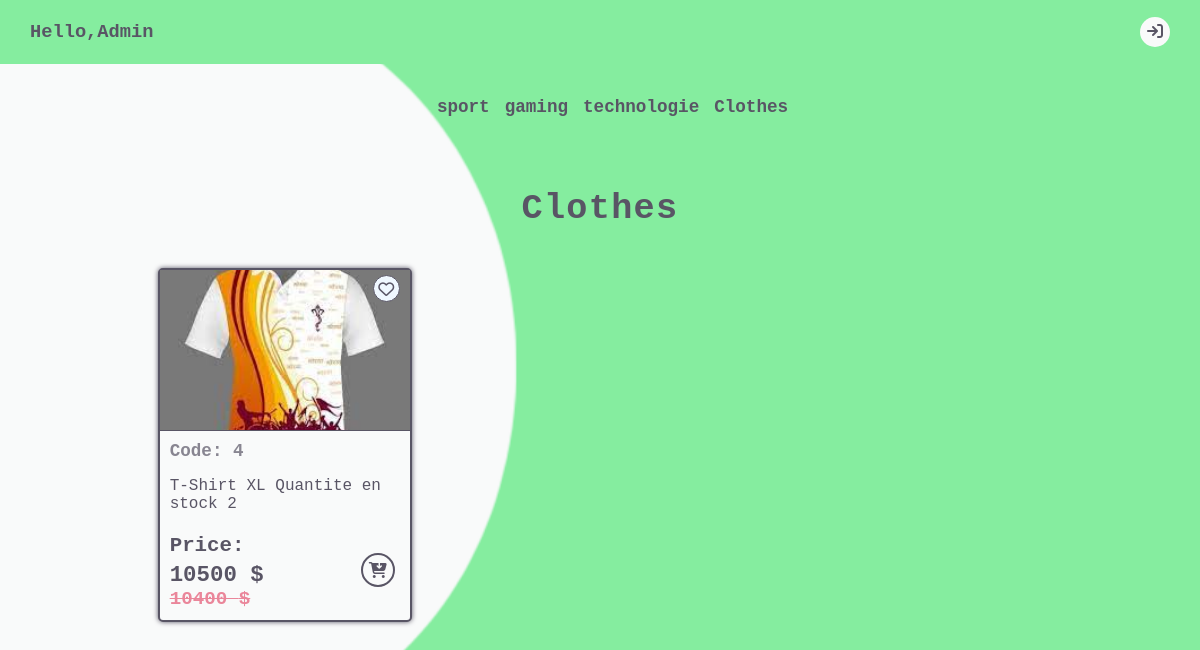
/website/categorie.php?id=4, run on the app's committed database.
### tables this page shows
CREATE TABLE categorie(
    id INT PRIMARY KEY AUTO_INCREMENT,
    nom_cat VARCHAR(255) NOT NULL UNIQUE,
    descr VARCHAR(1000) NOT NULL,
    admin_id INT NOT NULL,
    CONSTRAINT pk FOREIGN KEY (admin_id) REFERENCES login(id)
    ON DELETE CASCADE ON UPDATE CASCADE
);

CREATE TABLE produit(
    id INT PRIMARY KEY AUTO_INCREMENT,
    designation VARCHAR(255) NOT NULL UNIQUE,
    pu DOUBLE NOT NULL,
    qtstock INT NOT NULL,
    image_path VARCHAR(255) NOT NULL,
    id_cat INT NOT NULL,
    admin_id INT NOT NULL,
    CONSTRAINT pk1 FOREIGN KEY (id_cat) REFERENCES categorie(id)
    ON DELETE CASCADE ON UPDATE CASCADE,
    CONSTRAINT pk2 FOREIGN KEY (admin_id) REFERENCES login(id)
    ON DELETE CASCADE ON UPDATE CASCADE
);

### categorie/gestionCategorie.php (called while the page is built, shortened)
<?php
class Categorie{
    private $pdo;
    public function __construct(PDO $pdo,$id=null,$nom_cat=null,$description_cat=null){
        $this->pdo=$pdo;
    }
    public function recherchce_categorie_by_id($id){
        $sql="SELECT * FROM categorie WHERE id=:id";
        $statement=$this->pdo->prepare($sql);
        $statement->execute([
            ":id"=>$id
        ]);
        return $statement->fetch(PDO::FETCH_ASSOC);
    }
    public function afficher_categories(){
        $sql="SELECT * FROM categorie;";
        $result=$this->pdo->query($sql);
        return $result->fetchAll(PDO::FETCH_ASSOC);
    }
}
?>

### produit/gestionproduit.php (called while the page is built, shortened)
<?php
    class Produit{
        private $pdo;
        public function __construct(PDO $pdo,$id=null,$designation=null,$prix_unitaire=null,$qte_stock=null,$id_cat=null,$image_path=null,$admin_id=null){
            $this->pdo=$pdo;
        }
        public function rechercher_produit_en_categorie($id_cat){
            $sql="SELECT * FROM produit WHERE id_cat=:id_cat";
            $stmt=$this -> pdo -> prepare($sql);
            $stmt -> execute([
                ":id_cat" => $id_cat
            ]);
            return $stmt -> fetchAll(PDO::FETCH_OBJ);
        }
    }
?>

### website/categorie.php (the view, shortened to what this page needs)
<?php
    require_once '../categorie/gestionCategorie.php';
    require_once '../produit/gestionproduit.php';
    $pdo=Connection::connectToDB("gestionproduit");
    $categorie=new categorie(pdo:$pdo);
    $produit=new Produit(pdo:$pdo);
    $categories=$categorie -> afficher_categories();
    if ($_SERVER["REQUEST_METHOD"]==="GET") {
        if (isset($_GET['id'])) {
            $cat_afficher=$categorie-> recherchce_categorie_by_id($_GET["id"]);
            $produits=$produit -> rechercher_produit_en_categorie($cat_afficher["id"]);
        }
    }
?>
<!DOCTYPE html>
<html lang="en">
<?php include_once '../website/template/head.php'?>
<body>
<?php require_once "../website/template/navbar.php" ?>
<section class="section2" id="cat1">
        <h2><?= $cat_afficher["nom_cat"] ?></h2>
        <div class="products">
            <?php foreach($produits as $produit): ?>
            <div class="product">
            <div class="product-image" style="
                background:url('<?=$produit -> image_path?>') no-repeat;
                background-size: cover;
                background-position: center;">
                <div class="react">
               <i class="fa-regular fa-heart"></i>
                </div>
                </div>
                <div class="product-description">
                    <h5>Code: <span><?= $produit->id?></span></h5>
                    <p>
                    <?= $produit->designation?>
                    <span>Quantite en stock</span>
                    <?= $produit->qtstock?>
                    </p>
                </div>
                <div class="product-info">
                    <div class="product-price">
                        <h5>Price: </h5>
                        <span><strong><?= $produit->pu?> $</strong> <del><?= $produit->pu-100?> $</del> </span>
                    </div>
                    <div class="add-to-cart">
                    <i class="fa-solid fa-cart-arrow-down"></i>
                    </div>
                </div>
            </div>
            <?php endforeach ?>
        </div>
    </section>
</body>
</html>

### website/template/navbar.php
<div class="my-container">
       <?php require_once '../website/template/navadmin.php'?>
        <nav>
            <ul>
            <?php foreach ($categories as $categorie):?>
            <li><a href="categorie.php?id=<?= $categorie["id"]?>"><?= $categorie["nom_cat"]?></a></li>
            <?php endforeach ?>
            </ul>
        </nav>
</div>

### css/site.css (style rules this page uses)
:root { --main-color:#85ed9f; --main-light-color:#F9FAFA; --text-color:#F9FAFA; --text-dark-color:#595565; --bg-color:rgb(225, 248, 230); }
body { margin: 0; padding: 0; min-height: 90vh; color: var(--text-dark-color); font-family: 'Roboto Mono', monospace; background: url("../images/bglight.png"); background-repeat: no-repeat; background-size: cover; background-attachment: scroll; background-position: center; }
.my-container { width: 100%; }
nav { width: 100%; height: 12vh; display: flex; justify-content:center; align-items: center; }
nav ul { display: flex; list-style: none; }
nav ul li { margin-right: 15px; padding-bottom: 10px; }
nav ul li a { text-decoration: none; font-size: 1.1em; color: var(--text-dark-color); font-weight: 700; }
.section2 { width: 100%; }
.section2 h2 { font-size: 2.2em; letter-spacing: 1.3px; font-weight: bold; text-align: center; }
.products { width: 100%; height:100%; display: grid; grid-template-columns: auto auto auto; flex-wrap: wrap; margin: 0 auto; }
.product { margin:10px auto; width: 250px; height:auto; border: 2px solid; border-radius: 5px; padding-bottom: 10px; box-shadow: 0px 0px 5px; background-color: var(--main-light-color); }
.product-image { width: 100%; height: 160px; border-bottom: 1px solid; }
.react { width: 25px; height: 25px; border-radius: 100%; border: 1px solid; display: flex; align-items: center; justify-content: center; float: right; margin:5px 10px 0 0; cursor: pointer; background-color: aliceblue; }
.product-description { padding-left: 10px; }
.product-description h5 { font-size:1.1em; margin: 10px 0; opacity: 0.7; }
.product-info { width: 100%; display: flex; justify-content: space-between; align-items: center; }
.product-price { width: 50%; margin-left: 10px; }
.product-price h5 { margin: 5px 0; font-size: 1.3em; }
.product-price span strong { font-size: 1.4em; }
.product-price span del { opacity: 0.5; font-size: 1.2em; font-weight: bold; color: crimson; }
.add-to-cart { margin-right: 15px; width: 30px; height: 30px; border-radius: 100%; border: 2px solid; display: flex; justify-content: center; align-items: center; cursor: pointer; }

### data on the page
categorie: nom_cat "sport"
categorie: nom_cat "gaming"
categorie: nom_cat "technologie"
categorie: nom_cat "Clothes"
produit: image_path (picture), id "4", designation "T-Shirt XL", qtstock "2", pu "10500", $produit->pu-100 "10400"
